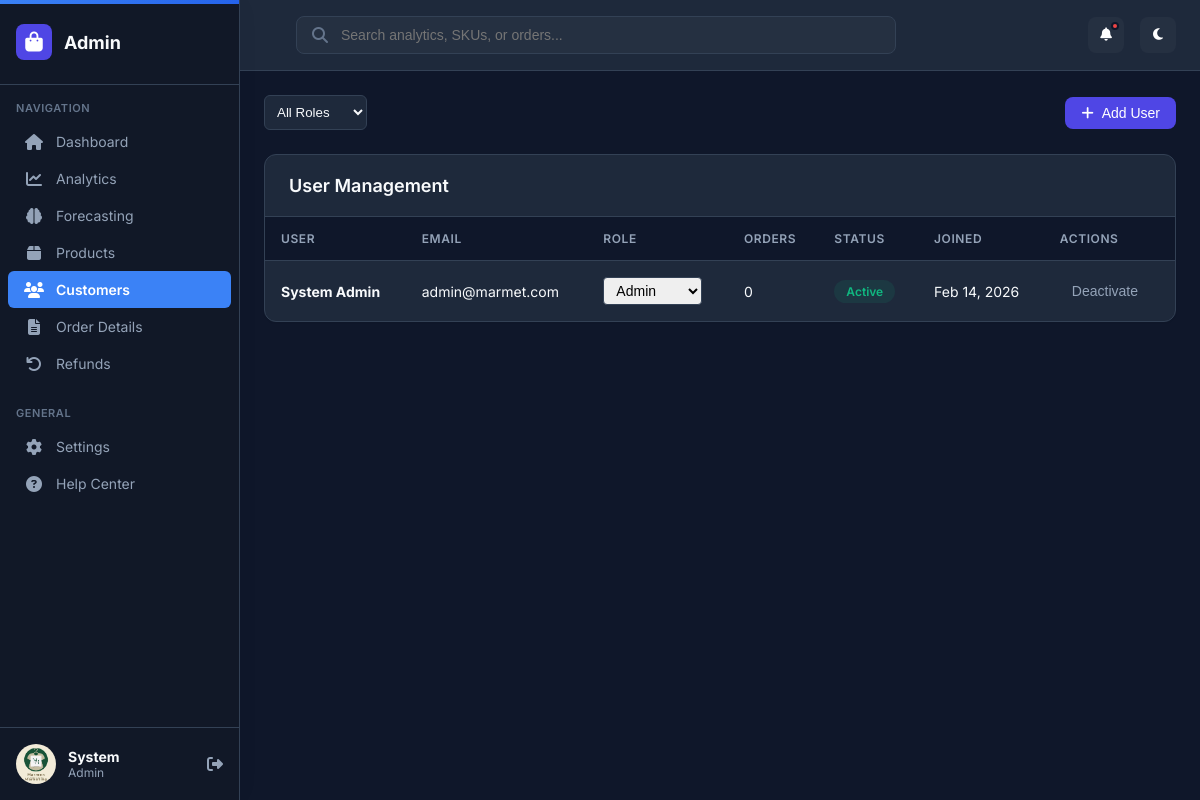
The page /admin/users.php (signed in) on the database its author committed.
### tables this page shows
CREATE TABLE users (
    id INT PRIMARY KEY AUTO_INCREMENT,
    email VARCHAR(255) UNIQUE NOT NULL,
    password VARCHAR(255) NOT NULL,
    first_name VARCHAR(100) NOT NULL,
    last_name VARCHAR(100) NOT NULL,
    phone VARCHAR(20),
    address TEXT,
    role ENUM('customer', 'staff', 'admin') DEFAULT 'customer',
    is_active BOOLEAN DEFAULT TRUE,
    created_at TIMESTAMP DEFAULT CURRENT_TIMESTAMP,
    updated_at TIMESTAMP DEFAULT CURRENT_TIMESTAMP ON UPDATE CURRENT_TIMESTAMP
);

### includes/auth.php (called while the page is built, shortened)
<?php
require_once __DIR__ . '/db.php';
function isLoggedIn() {
    return isset($_SESSION['user_id']);
}
function getCurrentUserId() {
    return $_SESSION['user_id'] ?? null;
}
function getCurrentUser() {
    $db = db();
    return $db->fetch("SELECT * FROM users WHERE id = ?", [getCurrentUserId()]);
}

### includes/db.php (called while the page is built, shortened)
<?php
class Database {
    private static $instance = null;
    private $pdo;
    private function __construct() {
        try {
            $dsn = "mysql:host=" . DB_HOST . ";dbname=" . DB_NAME . ";charset=" . DB_CHARSET;
            $options = [
                PDO::ATTR_ERRMODE => PDO::ERRMODE_EXCEPTION,
                PDO::ATTR_DEFAULT_FETCH_MODE => PDO::FETCH_ASSOC,
                PDO::ATTR_EMULATE_PREPARES => false,
            ];
            $this->pdo = new PDO($dsn, DB_USER, DB_PASS, $options);
        } catch (PDOException $e) {
            die("Database connection failed: " . $e->getMessage());
        }
    }
    public static function getInstance() {
        if (self::$instance === null) {
            self::$instance = new self();
        }
        return self::$instance;
    }
    public function fetchAll($sql, $params = []) {
        $stmt = $this->pdo->prepare($sql);
        $stmt->execute($params);
        return $stmt->fetchAll();
    }
    public function fetch($sql, $params = []) {
        $stmt = $this->pdo->prepare($sql);
        $stmt->execute($params);
        return $stmt->fetch();
    }
}
function db() {
    return Database::getInstance();
}

### admin/users.php (the view, shortened to what this page needs)
<?php
require_once __DIR__ . '/../includes/db.php';
require_once __DIR__ . '/../includes/auth.php';
$roleFilter = $_GET['role'] ?? '';
$where = $roleFilter ? "WHERE role = ?" : "";
$params = $roleFilter ? [$roleFilter] : [];
$users = db()->fetchAll("
    SELECT u.*,
        (SELECT COUNT(*) FROM orders WHERE user_id = u.id) as order_count
    FROM users u
    $where
    ORDER BY u.created_at DESC
", $params);
require_once __DIR__ . '/../includes/admin_header.php';
?>
<div style="display: flex; justify-content: space-between; align-items: center; margin-bottom: 1.5rem;">
    <form method="GET" style="display: flex; align-items: center; gap: 0.5rem;">
        <select name="role" style="padding: 0.5rem; border: 1px solid var(--admin-border); border-radius: 6px; background: var(--admin-content-bg); color: var(--admin-text-primary);" onchange="this.form.submit()">
            <option value="">All Roles</option>
        </select>
    </form>
    <button onclick="document.getElementById('addUserModal').style.display='flex'" class="admin-btn admin-btn-primary">
        <i class="fas fa-plus"></i> Add User
    </button>
</div>
<div class="admin-card">
    <div class="admin-card-header">
        <div class="admin-card-title">User Management</div>
    </div>
    <div class="admin-table-container">
        <table class="admin-table">
            <thead>
                <tr>
                    <th>User</th>
                    <th>Email</th>
                    <th>Role</th>
                    <th>Orders</th>
                    <th>Status</th>
                    <th>Joined</th>
                    <th>Actions</th>
                </tr>
            </thead>
            <tbody>
                <?php foreach ($users as $user): ?>
                <tr>
                    <td><strong><?php echo htmlspecialchars($user['first_name'] . ' ' . $user['last_name']); ?></strong></td>
                    <td><?php echo htmlspecialchars($user['email']); ?></td>
                    <td>
                        <form method="POST" style="display: inline;">
                            <select name="role" style="padding: 0.25rem 0.5rem; font-size: 0.875rem; border: 1px solid var(--admin-border); border-radius: 4px;" onchange="this.form.submit()">
                                <option value="admin" <?php echo $user['role'] == 'admin' ? 'selected' : ''; ?>>Admin</option>
                            </select>
                        </form>
                    </td>
                    <td><?php echo $user['order_count']; ?></td>
                    <td>
                        <span class="admin-badge <?php echo $user['is_active'] ? 'admin-badge-published' : 'admin-badge-inactive'; ?>">
                            <?php echo $user['is_active'] ? 'Active' : 'Inactive'; ?>
                        </span>
                    </td>
                    <td><?php echo date('M d, Y', strtotime($user['created_at'])); ?></td>
                    <td>
                        <form method="POST" style="display: inline;">
                            <button type="submit" class="admin-btn admin-btn-ghost" style="padding: 0.25rem 0.75rem; font-size: 0.875rem;">
                                <?php echo $user['is_active'] ? 'Deactivate' : 'Activate'; ?>
                            </button>
                        </form>
                    </td>
                </tr>
                <?php endforeach; ?>
            </tbody>
        </table>
    </div>
</div>
<?php require_once __DIR__ . '/../includes/admin_footer.php'; ?>

### includes/admin_header.php (shortened to what this page needs)
<?php
require_once __DIR__ . '/auth.php';
$currentUser = getCurrentUser();
$userRole = $currentUser['role'] ?? 'customer';
$userName = $currentUser['first_name'] ?? 'User';
$adminNavItems = [
    'navigation' => [
        ['icon' => 'fa-home', 'text' => 'Dashboard', 'url' => APP_URL . '/admin/dashboard.php', 'id' => 'dashboard'],
        ['icon' => 'fa-chart-line', 'text' => 'Analytics', 'url' => APP_URL . '/admin/analytics.php', 'id' => 'analytics'],
        ['icon' => 'fa-brain', 'text' => 'Forecasting', 'url' => APP_URL . '/admin/forecast.php', 'id' => 'forecast'],
        ['icon' => 'fa-box', 'text' => 'Products', 'url' => APP_URL . '/admin/products.php', 'id' => 'products'],
        ['icon' => 'fa-users', 'text' => 'Customers', 'url' => APP_URL . '/admin/users.php', 'id' => 'users'],
        ['icon' => 'fa-file-alt', 'text' => 'Order Details', 'url' => APP_URL . '/admin/orders.php', 'id' => 'orders'],
        ['icon' => 'fa-undo', 'text' => 'Refunds', 'url' => APP_URL . '/admin/refunds.php', 'id' => 'refunds'],
    ],
    'general' => [
        ['icon' => 'fa-cog', 'text' => 'Settings', 'url' => APP_URL . '/admin/settings.php', 'id' => 'settings'],
        ['icon' => 'fa-question-circle', 'text' => 'Help Center', 'url' => APP_URL . '/admin/help.php', 'id' => 'help'],
    ]
];
$staffNavItems = [
    'navigation' => [
        ['icon' => 'fa-home', 'text' => 'Dashboard', 'url' => APP_URL . '/staff/dashboard.php', 'id' => 'dashboard'],
        ['icon' => 'fa-clipboard-check', 'text' => 'Verify Orders', 'url' => APP_URL . '/staff/verify-order.php', 'id' => 'verify-order'],
        ['icon' => 'fa-box', 'text' => 'Orders', 'url' => APP_URL . '/staff/orders.php', 'id' => 'orders'],
        ['icon' => 'fa-chart-bar', 'text' => 'Reports', 'url' => APP_URL . '/staff/reports.php', 'id' => 'reports'],
    ],
    'general' => [
        ['icon' => 'fa-question-circle', 'text' => 'Help Center', 'url' => APP_URL . '/staff/help.php', 'id' => 'help'],
    ]
];
$navItems = $userRole === 'admin' ? $adminNavItems : $staffNavItems;
$currentPage = $_GET['page'] ?? basename($_SERVER['PHP_SELF'], '.php');
?>
<!DOCTYPE html>
<html lang="en">
<head>
    <link rel="stylesheet" href="https://cdnjs.cloudflare.com/ajax/libs/font-awesome/6.4.0/css/all.min.css">
    <link rel="stylesheet" href="<?php echo APP_URL; ?>/assets/css/admin.css?v=<?php echo file_exists(__DIR__ . '/../assets/css/admin.css') ? filemtime(__DIR__ . '/../assets/css/admin.css') : time(); ?>">
</head>
<body class="admin-body" data-role="<?php echo $userRole; ?>">
    <aside class="admin-sidebar" id="adminSidebar">
        <a href="<?php echo APP_URL . '/' . $userRole . '/dashboard.php'; ?>" class="admin-logo" style="text-decoration: none;">
            <div class="admin-logo-icon">
                <i class="fas fa-shopping-bag"></i>
            </div>
            <div class="admin-logo-text"><?php echo $userRole === 'admin' ? 'Admin' : 'ShopManager'; ?></div>
        </a>
        <nav class="admin-nav">
            <?php foreach ($navItems as $sectionKey => $section): ?>
            <div class="admin-nav-section">
                <div class="admin-nav-header"><?php echo strtoupper($sectionKey); ?></div>
                <?php foreach ($section as $item): ?>
                <a href="<?php echo $item['url']; ?>"
                   class="admin-nav-item <?php echo $currentPage === $item['id'] ? 'active' : ''; ?>">
                    <i class="fas <?php echo $item['icon']; ?>"></i>
                    <span><?php echo $item['text']; ?></span>
                </a>
                <?php endforeach; ?>
            </div>
            <?php endforeach; ?>
        </nav>
        <div class="admin-sidebar-profile" style="padding: 1rem; border-top: 1px solid var(--admin-border); margin-top: auto;">
            <div style="display: flex; align-items: center; gap: 0.75rem;">
                <div class="admin-avatar" style="width: 40px; height: 40px; border-radius: 50%; overflow: hidden; background: var(--admin-primary);">
                    <img src="<?php echo APP_URL; ?>/assets/images/logo.png" alt="<?php echo htmlspecialchars($userName); ?>" style="width: 100%; height: 100%; object-fit: cover;">
                </div>
                <div style="flex: 1; overflow: hidden;">
                    <div style="font-weight: 700; font-size: 0.875rem; color: var(--admin-text-primary); white-space: nowrap; overflow: hidden; text-overflow: ellipsis;"><?php echo htmlspecialchars($userName); ?></div>
                    <div style="font-size: 0.75rem; color: var(--admin-text-secondary); text-transform: capitalize;"><?php echo $userRole; ?></div>
                </div>
                <a href="<?php echo APP_URL; ?>/auth/logout.php" style="color: var(--admin-text-secondary);"><i class="fas fa-sign-out-alt"></i></a>
            </div>
        </div>
    </aside>
    <main class="admin-main">
        <header class="admin-header">
            <div class="admin-search" style="flex: 1; max-width: 600px; margin: 0 2rem;">
                <div style="position: relative; width: 100%;">
                    <i class="fas fa-search" style="position: absolute; left: 1rem; top: 50%; transform: translateY(-50%); color: var(--admin-text-muted);"></i>
                    <input type="text" placeholder="Search analytics, SKUs, or orders..." style="width: 100%; padding: 0.625rem 1rem; padding-left: 2.75rem; border: 1px solid var(--admin-border); border-radius: 8px; background: rgba(255,255,255,0.03); color: white;">
                </div>
            </div>
            <div class="admin-header-actions" style="display: flex; align-items: center; gap: 1rem;">
                <button class="admin-notifications" style="position: relative; background: rgba(255,255,255,0.03); border: none; color: white; padding: 0.5rem; border-radius: 8px; cursor: pointer;">
                    <i class="fas fa-bell"></i>
                    <span style="position: absolute; top: 5px; right: 5px; width: 8px; height: 8px; background: #ef4444; border-radius: 50%; border: 2px solid var(--admin-bg);"></span>
                </button>
                <button class="admin-theme-toggle" id="themeToggle" style="background: rgba(255,255,255,0.03); border: none; color: white; padding: 0.5rem; border-radius: 8px; cursor: pointer;">
                    <i class="fas fa-moon"></i>
                </button>
            </div>
        </header>
        <div class="admin-content">

### rows shown on the page
users: first_name "System", role "Admin", first_name+last_name "System Admin", email "admin@marmet.com", order_count "0", is_active "Active", created_at "Feb 14, 2026"

### other values the page prints
$sectionKey "NAVIGATION"
$item['text'] "Dashboard"
$item['text'] "Analytics"
$item['text'] "Forecasting"
$item['text'] "Products"
$item['text'] "Customers"
$item['text'] "Order Details"
$item['text'] "Refunds"
$sectionKey "GENERAL"
$item['text'] "Settings"
$item['text'] "Help Center"
